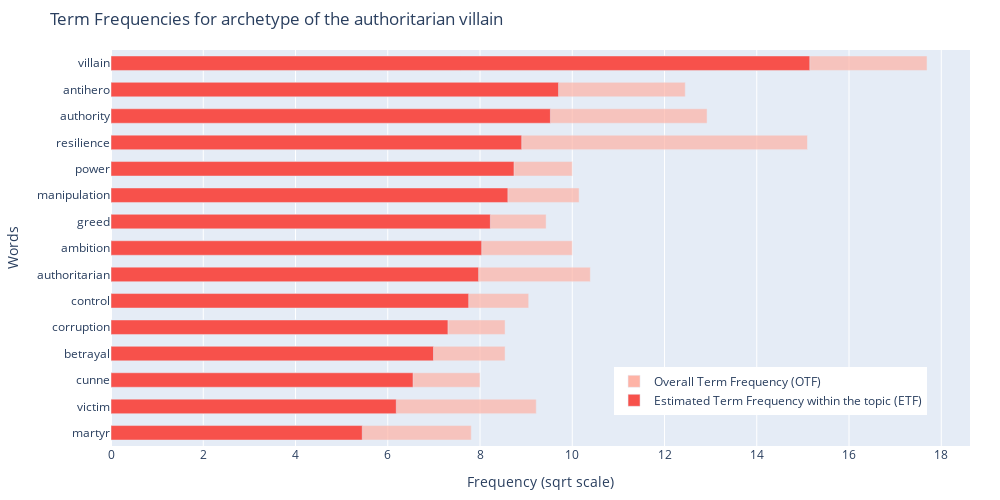
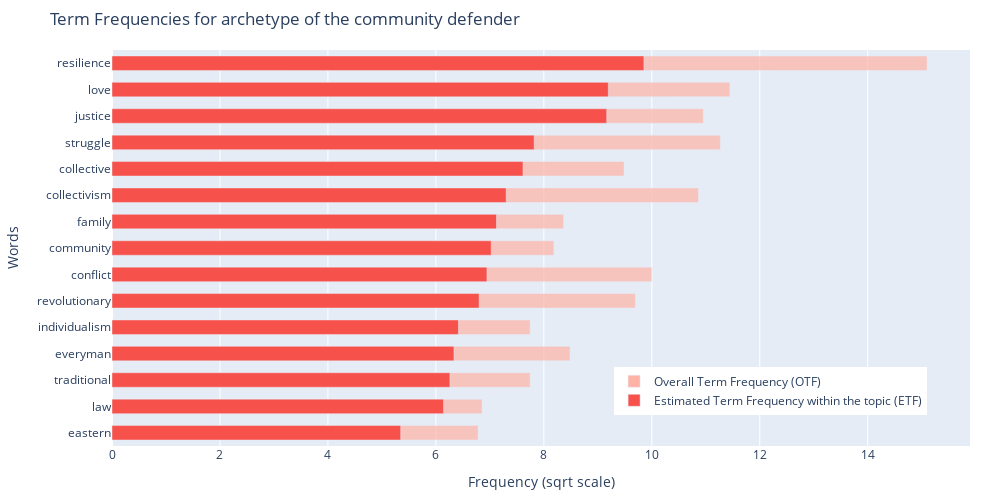
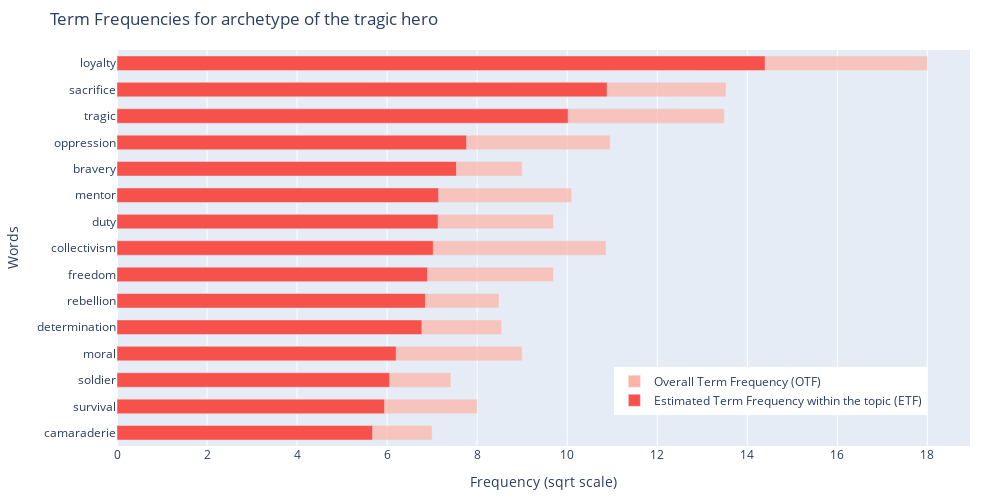

Write notebook code for charts like these, in order.
### Code cell
lda_model, corpus, dictionary = eastern_char_topic
overall_term_freq = compute_overall_term_freq(corpus, dictionary)
est_term_freq_by_topic = compute_estimated_term_freq(lda_model, corpus, dictionary, 15)
plot_term_frequencies(est_term_freq_by_topic, overall_term_freq, [COLOR_SCALE[1], COLOR_SCALE[2]], EAST_ARCHETYPES_MAP)

### Figure 1 — Plotly figure (JSON) as saved in the notebook; plotly's stock layout.template omitted (floating-point values rounded to 4 significant figures)
{"data": [{"hovertemplate": "Word: <b>%{y}</b><br>sqrt(OTF) = <b>%{x}</b><extra></extra>", "marker": {"color": "#FEB3A6", "opacity": 0.7}, "name": "Overall Term Frequency (OTF)", "orientation": "h", "type": "bar", "width": 0.55, "x": [7.81, 9.22, 8, 8.544, 8.544, 9.055, 10.39, 10, 9.434, 10.15, 10, 15.1, 12.92, 12.45, 17.69], "y": ["martyr", "victim", "cunne", "betrayal", "corruption", "control", "authoritarian", "ambition", "greed", "manipulation", "power", "resilience", "authority", "antihero", "villain"]}, {"hovertemplate": "Word: <b>%{y}</b><br>sqrt(ETF) = <b>%{x}</b><extra></extra>", "marker": {"color": "#F7514B"}, "name": "Estimated Term Frequency within the topic (ETF)", "orientation": "h", "type": "bar", "width": 0.55, "x": [5.448, 6.185, 6.548, 6.992, 7.305, 7.755, 7.97, 8.037, 8.225, 8.604, 8.737, 8.904, 9.527, 9.703, 15.15], "y": ["martyr", "victim", "cunne", "betrayal", "corruption", "control", "authoritarian", "ambition", "greed", "manipulation", "power", "resilience", "authority", "antihero", "villain"]}], "layout": {"barmode": "overlay", "height": 500, "legend": {"x": 0.95, "xanchor": "right", "y": 0.2, "yanchor": "top"}, "margin": {"b": 50, "l": 30, "r": 30, "t": 50}, "title": {"text": "Term Frequencies for archetype of the authoritarian villain"}, "width": 1000, "xaxis": {"title": {"text": "Frequency (sqrt scale)"}}, "yaxis": {"title": {"text": "Words"}}}}

### Figure 2 — Plotly figure (JSON) as saved in the notebook; plotly's stock layout.template omitted (floating-point values rounded to 4 significant figures)
{"data": [{"hovertemplate": "Word: <b>%{y}</b><br>sqrt(OTF) = <b>%{x}</b><extra></extra>", "marker": {"color": "#FEB3A6", "opacity": 0.7}, "name": "Overall Term Frequency (OTF)", "orientation": "h", "type": "bar", "width": 0.55, "x": [6.782, 6.856, 7.746, 8.485, 7.746, 9.695, 10, 8.185, 8.367, 10.86, 9.487, 11.27, 10.95, 11.45, 15.1], "y": ["eastern", "law", "traditional", "everyman", "individualism", "revolutionary", "conflict", "community", "family", "collectivism", "collective", "struggle", "justice", "love", "resilience"]}, {"hovertemplate": "Word: <b>%{y}</b><br>sqrt(ETF) = <b>%{x}</b><extra></extra>", "marker": {"color": "#F7514B"}, "name": "Estimated Term Frequency within the topic (ETF)", "orientation": "h", "type": "bar", "width": 0.55, "x": [5.349, 6.142, 6.26, 6.335, 6.418, 6.801, 6.946, 7.025, 7.122, 7.303, 7.614, 7.821, 9.165, 9.194, 9.854], "y": ["eastern", "law", "traditional", "everyman", "individualism", "revolutionary", "conflict", "community", "family", "collectivism", "collective", "struggle", "justice", "love", "resilience"]}], "layout": {"barmode": "overlay", "height": 500, "legend": {"x": 0.95, "xanchor": "right", "y": 0.2, "yanchor": "top"}, "margin": {"b": 50, "l": 30, "r": 30, "t": 50}, "title": {"text": "Term Frequencies for archetype of the community defender"}, "width": 1000, "xaxis": {"title": {"text": "Frequency (sqrt scale)"}}, "yaxis": {"title": {"text": "Words"}}}}

### Figure 3 — Plotly figure (JSON) as saved in the notebook; plotly's stock layout.template omitted (floating-point values rounded to 4 significant figures)
{"data": [{"hovertemplate": "Word: <b>%{y}</b><br>sqrt(OTF) = <b>%{x}</b><extra></extra>", "marker": {"color": "#FEB3A6", "opacity": 0.7}, "name": "Overall Term Frequency (OTF)", "orientation": "h", "type": "bar", "width": 0.55, "x": [7, 8, 7.416, 9, 8.544, 8.485, 9.695, 10.86, 9.695, 10.1, 9, 10.95, 13.49, 13.53, 18], "y": ["camaraderie", "survival", "soldier", "moral", "determination", "rebellion", "freedom", "collectivism", "duty", "mentor", "bravery", "oppression", "tragic", "sacrifice", "loyalty"]}, {"hovertemplate": "Word: <b>%{y}</b><br>sqrt(ETF) = <b>%{x}</b><extra></extra>", "marker": {"color": "#F7514B"}, "name": "Estimated Term Frequency within the topic (ETF)", "orientation": "h", "type": "bar", "width": 0.55, "x": [5.679, 5.945, 6.057, 6.202, 6.772, 6.851, 6.897, 7.025, 7.132, 7.144, 7.541, 7.766, 10.02, 10.89, 14.4], "y": ["camaraderie", "survival", "soldier", "moral", "determination", "rebellion", "freedom", "collectivism", "duty", "mentor", "bravery", "oppression", "tragic", "sacrifice", "loyalty"]}], "layout": {"barmode": "overlay", "height": 500, "legend": {"x": 0.95, "xanchor": "right", "y": 0.2, "yanchor": "top"}, "margin": {"b": 50, "l": 30, "r": 30, "t": 50}, "title": {"text": "Term Frequencies for archetype of the tragic hero"}, "width": 1000, "xaxis": {"title": {"text": "Frequency (sqrt scale)"}}, "yaxis": {"title": {"text": "Words"}}}}
